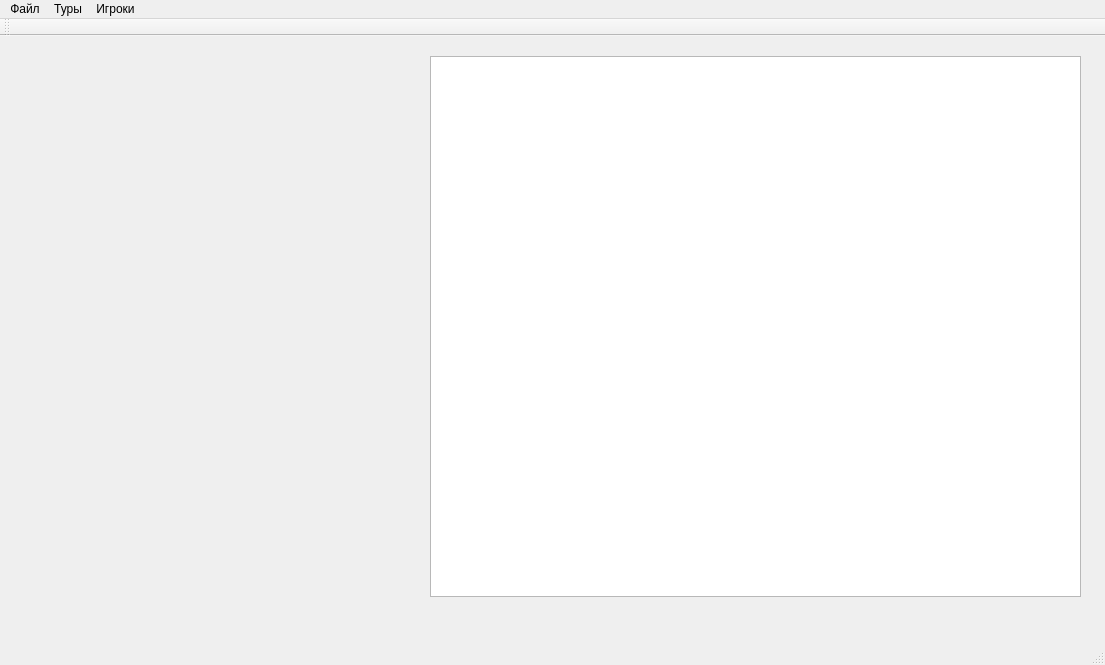
<?xml version="1.0" encoding="UTF-8"?>
<ui version="4.0">
 <class>MainWindow</class>
 <widget class="QMainWindow" name="MainWindow">
  <property name="enabled">
   <bool>true</bool>
  </property>
  <property name="geometry">
   <rect>
    <x>0</x>
    <y>0</y>
    <width>1105</width>
    <height>665</height>
   </rect>
  </property>
  <property name="windowTitle">
   <string>MainWindow</string>
  </property>
  <widget class="QWidget" name="centralWidget">
   <property name="acceptDrops">
    <bool>false</bool>
   </property>
   <widget class="QTableView" name="tableView">
    <property name="geometry">
     <rect>
      <x>430</x>
      <y>20</y>
      <width>651</width>
      <height>541</height>
     </rect>
    </property>
   </widget>
  </widget>
  <widget class="QMenuBar" name="menuBar">
   <property name="geometry">
    <rect>
     <x>0</x>
     <y>0</y>
     <width>1105</width>
     <height>21</height>
    </rect>
   </property>
   <property name="defaultUp">
    <bool>false</bool>
   </property>
   <widget class="QMenu" name="menu">
    <property name="title">
     <string>Файл</string>
    </property>
    <addaction name="action"/>
    <addaction name="action_2"/>
    <addaction name="action_10"/>
   </widget>
   <widget class="QMenu" name="menu_2">
    <property name="title">
     <string>Туры</string>
    </property>
    <addaction name="action_4"/>
    <addaction name="action_5"/>
   </widget>
   <widget class="QMenu" name="menu_3">
    <property name="title">
     <string>Игроки</string>
    </property>
    <addaction name="action_7"/>
    <addaction name="action_6"/>
    <addaction name="separator"/>
    <addaction name="action_8"/>
    <addaction name="action_9"/>
   </widget>
   <addaction name="menu"/>
   <addaction name="menu_2"/>
   <addaction name="menu_3"/>
  </widget>
  <widget class="QToolBar" name="mainToolBar">
   <attribute name="toolBarArea">
    <enum>TopToolBarArea</enum>
   </attribute>
   <attribute name="toolBarBreak">
    <bool>false</bool>
   </attribute>
  </widget>
  <widget class="QStatusBar" name="statusBar"/>
  <action name="action">
   <property name="checkable">
    <bool>true</bool>
   </property>
   <property name="text">
    <string>Создать турнир...</string>
   </property>
  </action>
  <action name="action_2">
   <property name="checkable">
    <bool>true</bool>
   </property>
   <property name="text">
    <string>Открыть турнир...</string>
   </property>
  </action>
  <action name="action_3">
   <property name="checkable">
    <bool>true</bool>
   </property>
   <property name="text">
    <string>Сохранить и выйти</string>
   </property>
  </action>
  <action name="action_4">
   <property name="text">
    <string>Выбрать тур...</string>
   </property>
  </action>
  <action name="action_5">
   <property name="text">
    <string>Составить пары...</string>
   </property>
  </action>
  <action name="action_6">
   <property name="text">
    <string>Текущее положение</string>
   </property>
  </action>
  <action name="action_8">
   <property name="text">
    <string>Стартовое положение</string>
   </property>
  </action>
  <action name="action_9">
   <property name="text">
    <string>Игрок...</string>
   </property>
  </action>
  <action name="action_10">
   <property name="text">
    <string>Сохранить и выйти</string>
   </property>
  </action>
  <action name="action_7">
   <property name="text">
    <string>Ввести игроков</string>
   </property>
  </action>
 </widget>
 <layoutdefault spacing="6" margin="11"/>
 <resources/>
 <connections/>
</ui>
